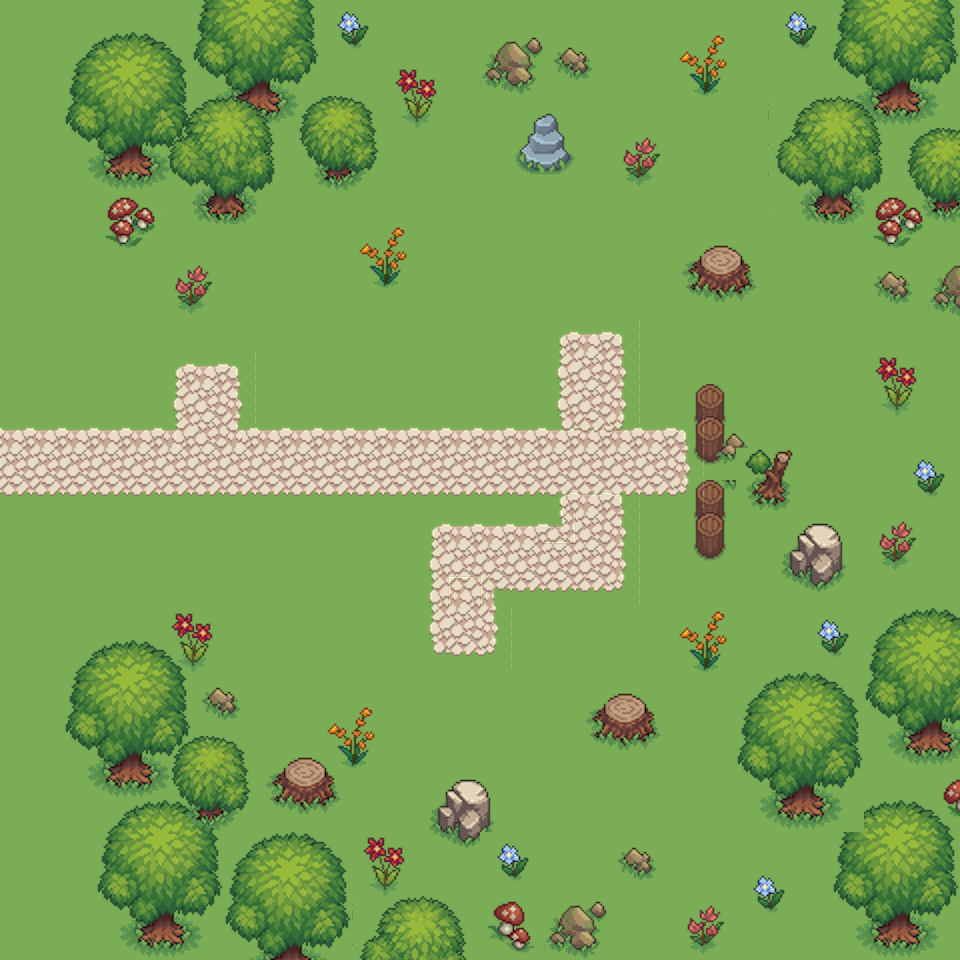

Rendered tile map (Tiled .tmx) drawn with the repository's tilesets; below, a short description and the map source with its tile grids summarised:
An orthogonal 30x30 tile map with 32x32 px tiles, 5 tile layers (floor, Tile Layer 2, road, muhroom, ...), 2 tilesets.

<map version="1.10" tiledversion="1.12.2" orientation="orthogonal" renderorder="right-down" width="30" height="30" tilewidth="32" tileheight="32" infinite="0" nextlayerid="6" nextobjectid="1">
 <tileset firstgid="1" source="exterior.tsx" />
 <tileset firstgid="970" source="flowers1.tsx" />
 <layer id="1" name="floor" width="30" height="30" locked="1">
  <data>[900 cells, 900 non-empty, 1 distinct tile ids]</data>
 </layer>
 <layer id="2" name="Tile Layer 2" width="30" height="30">
  <data>[900 cells, 200 non-empty, 41 distinct tile ids]</data>
 </layer>
 <layer id="3" width="30" height="30">
  <data>[900 cells, 262 non-empty, 83 distinct tile ids]</data>
 </layer>
 <layer id="4" name="road" width="30" height="30">
  <data>[900 cells, 60 non-empty, 13 distinct tile ids]</data>
 </layer>
 <layer id="5" name="muhroom" width="30" height="30">
  <data>[900 cells, 8 non-empty, 8 distinct tile ids]</data>
 </layer>
</map>
